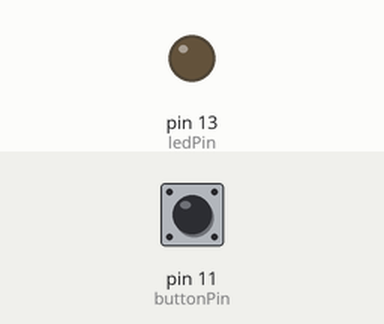
Recording of a sketch running on a simulated Arduino Uno, built with avr-gcc and run on an emulated ATmega328P. Parts: output pins drawn as LEDs (lit = HIGH). Inputs (shaded band) come from the test bench; at power-on: pin 11 (buttonPin) LOW.

Above: at 1.2 s.
1.3 s: pin 11 (buttonPin) pulled HIGH for 0.15 s
At 1.37 s:
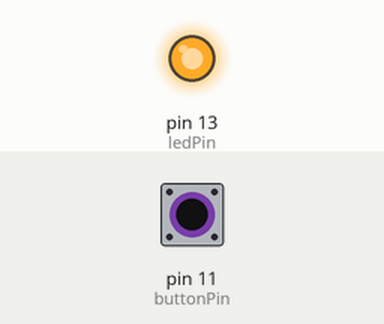
2.9 s: pin 11 (buttonPin) pulled HIGH for 3.2 s
At 7.5 s:
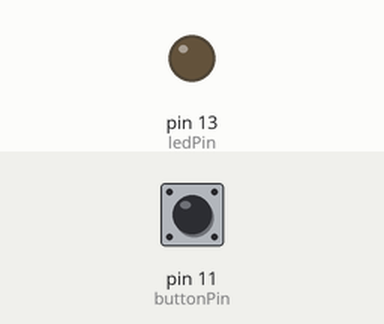
Timing chart, 0 to 9.0 s (numbered marks = the images above; inputs shaded):
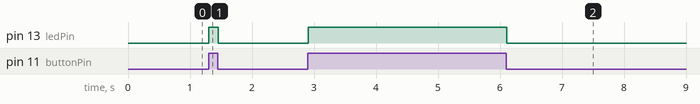

Measured:
- after the input at 1.3 s, pin 13 (ledPin): LOW → HIGH at once, → LOW 0.15 s later
- after the input at 2.9 s, pin 13 (ledPin): LOW → HIGH at once, → LOW 3.2 s later

The sketch:

led_switch.ino
```cpp
int buttonPin = 11;
int ledPin = 13;

void setup()
{
  pinMode(buttonPin, INPUT);
  pinMode(ledPin, OUTPUT);

}

void loop()
{
  int buttonState = digitalRead(buttonPin);

  if(buttonState == HIGH) {
    digitalWrite(ledPin, HIGH);
  } else {
    digitalWrite(ledPin, LOW);
  }

  delay(10);

}
```
